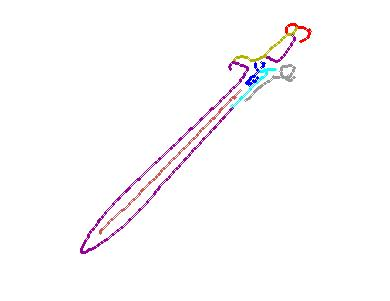
%> input picture someresults/sword/groupin.jpg, 390 x 301 px; its folder holds only this picture in this run
$ octave knn.m   (GNU Octave 9; MATLAB toolbox functions it lacks are replaced by stand-ins)
%> lines starting %> are read from the running program, lines starting %| are printed output that depends on the picture
clear all; close all;
%cow
classes = {'sword','airplane','cow','kangaroo','cannon','scorpion','starfish','banana','duck','hamburger','hermit_crab','owl','rhinoceros','mouse','umbrella','wheelchair','pineapple','penguin','teddy_bear'};
addpath(genpath('./'));
counter = 1;
sketch_path = './sketchqueries/';
for i=1:numel(classes)
    disp(strcat('Starting class: ', char(classes(i))));
    class_folder = strcat(sketch_path, classes(i), '/');
    sk_list = dir(char(class_folder));
    for j = 3:numel(sk_list)
        query_sk = strcat(class_folder, sk_list(j).name);
        q_sketch = rgb2gray(imread(char(query_sk)));
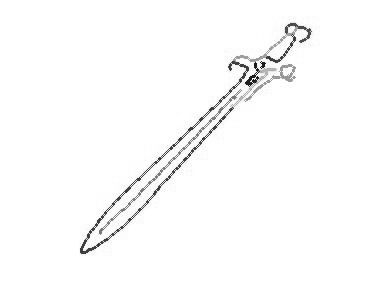
%> q_sketch: size 301x390 uint8; min 12, max 255, mean 251.2
        q_sketch = 255 - q_sketch;
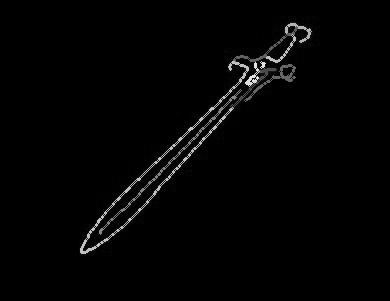
%> q_sketch: size 301x390 uint8; min 0, max 243, mean 3.8

        min_dist = 1e10; closest_img = ''; closest_label = 0;

        data_path = './sketchy/photos/';
        for k = 1:numel(classes)
            class_data = strcat(data_path, classes(k), '/edges/');
            data_imgs = dir(char(class_data));
            for l = 3:numel(data_imgs)
                full_path = char(strcat(class_data, data_imgs(l).name));
                d_image = imread(full_path);

                thresh_d = uint8(d_image > 100)*255;
                num_whites = sum(thresh_d(:)) / 255;
                if num_whites < 700
                    %disp(num2str(num_whites));
                    %disp(char(classes(k)));
                    %disp(full_path);
                    continue
                end

                %figure; subplot(1,2,1); imshow(q_sketch);
                %subplot(1,2,2); imshow(d_image);
                %wait;

                distance = hoghist(q_sketch, d_image);

                if distance < min_dist
                    min_dist = distance;
                    closest_label = k;
                    closest_img = strcat(data_path, classes(closest_label), '/', data_imgs(l).name);
                end
            end
        end
        set(0,'DefaultFigureVisible','off');
        f = figure; subplot(1,2,1); imshow(q_sketch);
        disp(char(closest_img));
        subplot(1,2,2), imshow(char(closest_img));
%> (this line was passed over: imshow is not available in this run)
        saveas(f, char(strcat('./results/',char(classes(i)),'_',num2str(counter) , '.jpg')));
        close(f);
        counter = counter+1;
    end
end
